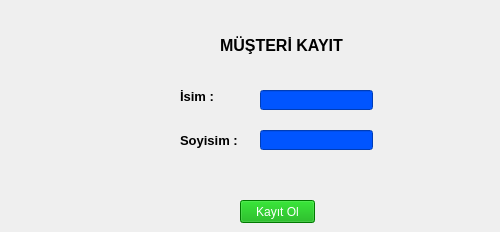
   <widget class="QWidget" name="musteri_kayit_tab">
    <attribute name="title">
     <string>Müşteri Kayıt</string>
    </attribute>
    <widget class="QLabel" name="label">
     <property name="geometry">
      <rect>
       <x>220</x>
       <y>20</y>
       <width>161</width>
       <height>51</height>
      </rect>
     </property>
     <property name="font">
      <font>
       <pointsize>12</pointsize>
       <weight>75</weight>
       <bold>true</bold>
      </font>
     </property>
     <property name="text">
      <string>MÜŞTERİ KAYIT</string>
     </property>
    </widget>
    <widget class="QLabel" name="isim_kayit_label">
     <property name="geometry">
      <rect>
       <x>180</x>
       <y>90</y>
       <width>47</width>
       <height>13</height>
      </rect>
     </property>
     <property name="font">
      <font>
       <pointsize>10</pointsize>
       <weight>75</weight>
       <bold>true</bold>
      </font>
     </property>
     <property name="text">
      <string>İsim : </string>
     </property>
    </widget>
    <widget class="QLineEdit" name="isim_kayit_line">
     <property name="geometry">
      <rect>
       <x>260</x>
       <y>90</y>
       <width>113</width>
       <height>20</height>
      </rect>
     </property>
     <property name="styleSheet">
      <string notr="true">background-color: rgb(0, 85, 255);
color: rgb(255, 255, 255);
font: 75 8pt &quot;MS Shell Dlg 2&quot;;</string>
     </property>
    </widget>
    <widget class="QLabel" name="soyisim_kayit_label">
     <property name="geometry">
      <rect>
       <x>180</x>
       <y>130</y>
       <width>61</width>
       <height>21</height>
      </rect>
     </property>
     <property name="font">
      <font>
       <pointsize>10</pointsize>
       <weight>75</weight>
       <bold>true</bold>
      </font>
     </property>
     <property name="text">
      <string>Soyisim : </string>
     </property>
    </widget>
    <widget class="QLineEdit" name="soyisim_kayit_line">
     <property name="geometry">
      <rect>
       <x>260</x>
       <y>130</y>
       <width>113</width>
       <height>20</height>
      </rect>
     </property>
     <property name="styleSheet">
      <string notr="true">background-color: rgb(0, 85, 255);
color: rgb(255, 255, 255);
font: 75 8pt &quot;MS Shell Dlg 2&quot;;</string>
     </property>
    </widget>
    <widget class="QPushButton" name="musteri_kayit_buton">
     <property name="geometry">
      <rect>
       <x>240</x>
       <y>200</y>
       <width>75</width>
       <height>23</height>
      </rect>
     </property>
     <property name="styleSheet">
      <string notr="true">background-color: rgb(0, 170, 0);
color: rgb(255, 255, 255);
font: 87 8pt &quot;Arial Black&quot;;</string>
     </property>
     <property name="text">
      <string>Kayıt Ol</string>
     </property>
    </widget>
    <widget class="QLabel" name="kayt_durum_label">
     <property name="geometry">
      <rect>
       <x>250</x>
       <y>160</y>
       <width>241</width>
       <height>20</height>
      </rect>
     </property>
     <property name="font">
      <font>
       <family>MS Shell Dlg 2</family>
       <pointsize>8</pointsize>
       <weight>9</weight>
       <italic>false</italic>
       <bold>false</bold>
      </font>
     </property>
     <property name="styleSheet">
      <string notr="true">color: rgb(255, 255, 255);
font: 75 8pt &quot;MS Shell Dlg 2&quot;;</string>
     </property>
     <property name="text">
      <string/>
     </property>
    </widget>
   </widget>
